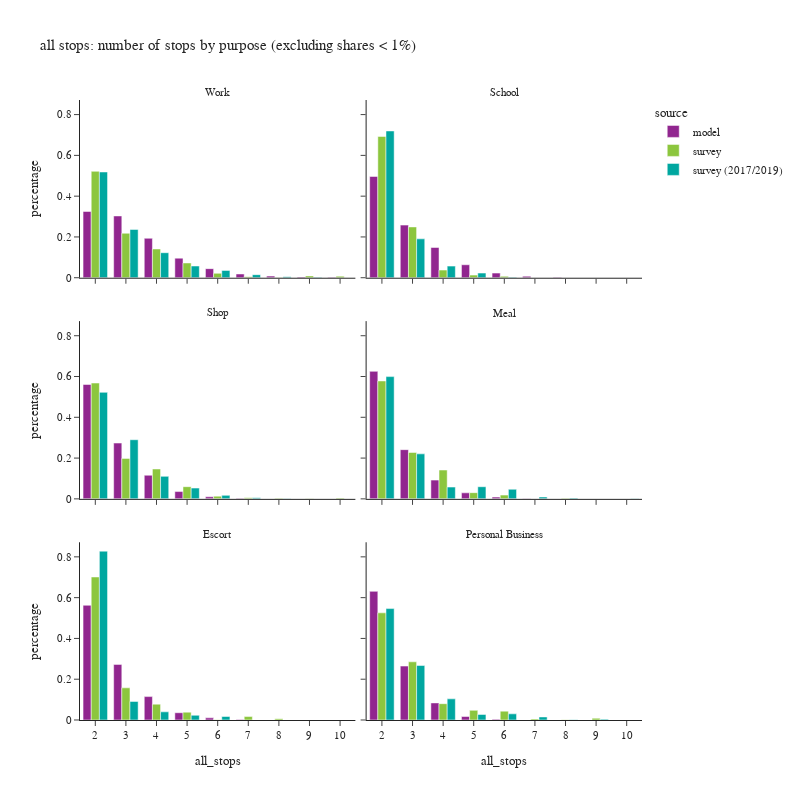

The cell this chart's notebook holds for it:
### Code cell
df_plot = df_tour.groupby(['all_stops','pdpurp_label','source'])['toexpfac'].sum().reset_index()
df_plot['percentage'] = df_plot.groupby(['pdpurp_label','source'], group_keys=False)['toexpfac']. \
    apply(lambda x: x / float(x.sum()))
df_plot2 = df_plot.loc[(df_plot['percentage'] > 0.001) & (df_plot['all_stops'] <= 10)]

fig = px.bar(df_plot2.sort_values(['source','pdpurp_label']),
             x="all_stops", y="percentage", color="source",barmode="group",
             facet_col='pdpurp_label', facet_col_wrap=2,
             hover_data=['toexpfac'],
             title="all stops: number of stops by purpose (excluding shares < 1%)")
fig.update_layout(height=800, width=800)
fig.for_each_annotation(lambda a: a.update(text = a.text.split("=")[-1]))
fig.for_each_xaxis(lambda a: a.update(dict(dtick = 1, categoryorder='category ascending')))
fig.show()

### Figure 1 — Plotly figure (JSON) as saved in the notebook; plotly's stock layout.template omitted (floating-point values rounded to 4 significant figures)
{"data": [{"alignmentgroup": "True", "customdata": [[493300.0], [460000.0], [293700.0], [145800.0], [67740.0], [28050.0], [12060.0], [5875.0], [3640.0]], "hovertemplate": "source=model<br>pdpurp_label=Work<br>all_stops=%{x}<br>percentage=%{y}<br>toexpfac=%{customdata[0]}<extra></extra>", "legendgroup": "model", "marker": {"color": "#91268F", "pattern": {"shape": ""}}, "name": "model", "offsetgroup": "model", "orientation": "v", "showlegend": true, "textposition": "auto", "type": "bar", "x": [2, 3, 4, 5, 6, 7, 8, 9, 10], "xaxis": "x5", "y": [0.3249, 0.303, 0.1934, 0.09603, 0.04462, 0.01848, 0.00794, 0.00387, 0.002398], "yaxis": "y5"}, {"alignmentgroup": "True", "customdata": [[258700.0], [134400.0], [77270.0], [33150.0], [11840.0], [3782.0], [1051.0]], "hovertemplate": "source=model<br>pdpurp_label=School<br>all_stops=%{x}<br>percentage=%{y}<br>toexpfac=%{customdata[0]}<extra></extra>", "legendgroup": "model", "marker": {"color": "#91268F", "pattern": {"shape": ""}}, "name": "model", "offsetgroup": "model", "orientation": "v", "showlegend": false, "textposition": "auto", "type": "bar", "x": [2, 3, 4, 5, 6, 7, 8], "xaxis": "x6", "y": [0.4966, 0.258, 0.1484, 0.06364, 0.02274, 0.007261, 0.002018], "yaxis": "y6"}, {"alignmentgroup": "True", "customdata": [[405900.0], [198100.0], [83850.0], [25960.0], [7369.0], [1891.0]], "hovertemplate": "source=model<br>pdpurp_label=Shop<br>all_stops=%{x}<br>percentage=%{y}<br>toexpfac=%{customdata[0]}<extra></extra>", "legendgroup": "model", "marker": {"color": "#91268F", "pattern": {"shape": ""}}, "name": "model", "offsetgroup": "model", "orientation": "v", "showlegend": false, "textposition": "auto", "type": "bar", "x": [2, 3, 4, 5, 6, 7], "xaxis": "x3", "y": [0.5609, 0.2737, 0.1159, 0.03587, 0.01018, 0.002613], "yaxis": "y3"}, {"alignmentgroup": "True", "customdata": [[243700.0], [94080.0], [35830.0], [11520.0], [3379.0], [901.0]], "hovertemplate": "source=model<br>pdpurp_label=Meal<br>all_stops=%{x}<br>percentage=%{y}<br>toexpfac=%{customdata[0]}<extra></extra>", "legendgroup": "model", "marker": {"color": "#91268F", "pattern": {"shape": ""}}, "name": "model", "offsetgroup": "model", "orientation": "v", "showlegend": false, "textposition": "auto", "type": "bar", "x": [2, 3, 4, 5, 6, 7], "xaxis": "x4", "y": [0.6253, 0.2413, 0.09192, 0.02956, 0.008669, 0.002311], "yaxis": "y4"}, {"alignmentgroup": "True", "customdata": [[365300.0], [177200.0], [74550.0], [23160.0], [6780.0], [1817.0]], "hovertemplate": "source=model<br>pdpurp_label=Escort<br>all_stops=%{x}<br>percentage=%{y}<br>toexpfac=%{customdata[0]}<extra></extra>", "legendgroup": "model", "marker": {"color": "#91268F", "pattern": {"shape": ""}}, "name": "model", "offsetgroup": "model", "orientation": "v", "showlegend": false, "textposition": "auto", "type": "bar", "x": [2, 3, 4, 5, 6, 7], "xaxis": "x", "y": [0.5625, 0.2727, 0.1148, 0.03566, 0.01044, 0.002797], "yaxis": "y"}, {"alignmentgroup": "True", "customdata": [[258400.0], [108300.0], [34310.0], [6989.0], [1333.0]], "hovertemplate": "source=model<br>pdpurp_label=Personal Business<br>all_stops=%{x}<br>percentage=%{y}<br>toexpfac=%{customdata[0]}<extra></extra>", "legendgroup": "model", "marker": {"color": "#91268F", "pattern": {"shape": ""}}, "name": "model", "offsetgroup": "model", "orientation": "v", "showlegend": false, "textposition": "auto", "type": "bar", "x": [2, 3, 4, 5, 6], "xaxis": "x2", "y": [0.6309, 0.2644, 0.08378, 0.01707, 0.003255], "yaxis": "y2"}, {"alignmentgroup": "True", "customdata": [[724900.0], [303000.0], [195900.0], [100700.0], [30080.0], [7292.0], [2342.0], [12180.0], [10310.0]], "hovertemplate": "source=survey<br>pdpurp_label=Work<br>all_stops=%{x}<br>percentage=%{y}<br>toexpfac=%{customdata[0]}<extra></extra>", "legendgroup": "survey", "marker": {"color": "#8CC63E", "pattern": {"shape": ""}}, "name": "survey", "offsetgroup": "survey", "orientation": "v", "showlegend": true, "textposition": "auto", "type": "bar", "x": [2, 3, 4, 5, 6, 7, 8, 9, 10], "xaxis": "x5", "y": [0.5218, 0.2181, 0.141, 0.07246, 0.02166, 0.005249, 0.001686, 0.008768, 0.007419], "yaxis": "y5"}, {"alignmentgroup": "True", "customdata": [[338900.0], [121900.0], [18370.0], [6294.0], [3328.0]], "hovertemplate": "source=survey<br>pdpurp_label=School<br>all_stops=%{x}<br>percentage=%{y}<br>toexpfac=%{customdata[0]}<extra></extra>", "legendgroup": "survey", "marker": {"color": "#8CC63E", "pattern": {"shape": ""}}, "name": "survey", "offsetgroup": "survey", "orientation": "v", "showlegend": false, "textposition": "auto", "type": "bar", "x": [2, 3, 4, 5, 6], "xaxis": "x6", "y": [0.6929, 0.2492, 0.03755, 0.01287, 0.006804], "yaxis": "y6"}, {"alignmentgroup": "True", "customdata": [[370800.0], [129600.0], [95580.0], [39010.0], [8743.0], [3197.0], [2329.0], [1082.0], [2491.0]], "hovertemplate": "source=survey<br>pdpurp_label=Shop<br>all_stops=%{x}<br>percentage=%{y}<br>toexpfac=%{customdata[0]}<extra></extra>", "legendgroup": "survey", "marker": {"color": "#8CC63E", "pattern": {"shape": ""}}, "name": "survey", "offsetgroup": "survey", "orientation": "v", "showlegend": false, "textposition": "auto", "type": "bar", "x": [2, 3, 4, 5, 6, 7, 8, 9, 10], "xaxis": "x3", "y": [0.568, 0.1985, 0.1464, 0.05975, 0.01339, 0.004897, 0.003567, 0.001658, 0.003815], "yaxis": "y3"}, {"alignmentgroup": "True", "customdata": [[203000.0], [79910.0], [49640.0], [10720.0], [6456.0], [1011.0]], "hovertemplate": "source=survey<br>pdpurp_label=Meal<br>all_stops=%{x}<br>percentage=%{y}<br>toexpfac=%{customdata[0]}<extra></extra>", "legendgroup": "survey", "marker": {"color": "#8CC63E", "pattern": {"shape": ""}}, "name": "survey", "offsetgroup": "survey", "orientation": "v", "showlegend": false, "textposition": "auto", "type": "bar", "x": [2, 3, 4, 5, 6, 8], "xaxis": "x4", "y": [0.5782, 0.2276, 0.1414, 0.03054, 0.01839, 0.002878], "yaxis": "y4"}, {"alignmentgroup": "True", "customdata": [[382200.0], [85910.0], [42370.0], [20990.0], [720.2], [9197.0], [3358.0]], "hovertemplate": "source=survey<br>pdpurp_label=Escort<br>all_stops=%{x}<br>percentage=%{y}<br>toexpfac=%{customdata[0]}<extra></extra>", "legendgroup": "survey", "marker": {"color": "#8CC63E", "pattern": {"shape": ""}}, "name": "survey", "offsetgroup": "survey", "orientation": "v", "showlegend": false, "textposition": "auto", "type": "bar", "x": [2, 3, 4, 5, 6, 7, 8], "xaxis": "x", "y": [0.7013, 0.1577, 0.07775, 0.03852, 0.001322, 0.01688, 0.006163], "yaxis": "y"}, {"alignmentgroup": "True", "customdata": [[181900.0], [98730.0], [27680.0], [16400.0], [15060.0], [1797.0], [547.6], [3016.0]], "hovertemplate": "source=survey<br>pdpurp_label=Personal Business<br>all_stops=%{x}<br>percentage=%{y}<br>toexpfac=%{customdata[0]}<extra></extra>", "legendgroup": "survey", "marker": {"color": "#8CC63E", "pattern": {"shape": ""}}, "name": "survey", "offsetgroup": "survey", "orientation": "v", "showlegend": false, "textposition": "auto", "type": "bar", "x": [2, 3, 4, 5, 6, 7, 8, 9], "xaxis": "x2", "y": [0.5254, 0.2853, 0.07999, 0.0474, 0.04351, 0.005191, 0.001582, 0.008715], "yaxis": "y2"}, {"alignmentgroup": "True", "customdata": [[847900.0], [387100.0], [200600.0], [93810.0], [58800.0], [24630.0], [8261.0], [3577.0]], "hovertemplate": "source=survey (2017/2019)<br>pdpurp_label=Work<br>all_stops=%{x}<br>percentage=%{y}<br>toexpfac=%{customdata[0]}<extra></extra>", "legendgroup": "survey (2017/2019)", "marker": {"color": "#00A7A0", "pattern": {"shape": ""}}, "name": "survey (2017/2019)", "offsetgroup": "survey (2017/2019)", "orientation": "v", "showlegend": true, "textposition": "auto", "type": "bar", "x": [2, 3, 4, 5, 6, 7, 8, 9], "xaxis": "x5", "y": [0.5186, 0.2368, 0.1227, 0.05737, 0.03597, 0.01507, 0.005052, 0.002188], "yaxis": "y5"}, {"alignmentgroup": "True", "customdata": [[378100.0], [100200.0], [29920.0], [11990.0], [1509.0]], "hovertemplate": "source=survey (2017/2019)<br>pdpurp_label=School<br>all_stops=%{x}<br>percentage=%{y}<br>toexpfac=%{customdata[0]}<extra></extra>", "legendgroup": "survey (2017/2019)", "marker": {"color": "#00A7A0", "pattern": {"shape": ""}}, "name": "survey (2017/2019)", "offsetgroup": "survey (2017/2019)", "orientation": "v", "showlegend": false, "textposition": "auto", "type": "bar", "x": [2, 3, 4, 5, 6], "xaxis": "x6", "y": [0.7198, 0.1907, 0.05695, 0.02283, 0.002872], "yaxis": "y6"}, {"alignmentgroup": "True", "customdata": [[410700.0], [228000.0], [86710.0], [41560.0], [13530.0], [4125.0], [958.6]], "hovertemplate": "source=survey (2017/2019)<br>pdpurp_label=Shop<br>all_stops=%{x}<br>percentage=%{y}<br>toexpfac=%{customdata[0]}<extra></extra>", "legendgroup": "survey (2017/2019)", "marker": {"color": "#00A7A0", "pattern": {"shape": ""}}, "name": "survey (2017/2019)", "offsetgroup": "survey (2017/2019)", "orientation": "v", "showlegend": false, "textposition": "auto", "type": "bar", "x": [2, 3, 4, 5, 6, 7, 8], "xaxis": "x3", "y": [0.5223, 0.29, 0.1103, 0.05286, 0.0172, 0.005246, 0.001219], "yaxis": "y3"}, {"alignmentgroup": "True", "customdata": [[221400.0], [81520.0], [21320.0], [21990.0], [17360.0], [3375.0], [1382.0], [371.0], [620.3]], "hovertemplate": "source=survey (2017/2019)<br>pdpurp_label=Meal<br>all_stops=%{x}<br>percentage=%{y}<br>toexpfac=%{customdata[0]}<extra></extra>", "legendgroup": "survey (2017/2019)", "marker": {"color": "#00A7A0", "pattern": {"shape": ""}}, "name": "survey (2017/2019)", "offsetgroup": "survey (2017/2019)", "orientation": "v", "showlegend": false, "textposition": "auto", "type": "bar", "x": [2, 3, 4, 5, 6, 7, 8, 9, 10], "xaxis": "x4", "y": [0.5995, 0.2207, 0.05773, 0.05954, 0.047, 0.009138, 0.00374, 0.001004, 0.001679], "yaxis": "y4"}, {"alignmentgroup": "True", "customdata": [[360100.0], [39600.0], [17410.0], [10040.0], [7440.0]], "hovertemplate": "source=survey (2017/2019)<br>pdpurp_label=Escort<br>all_stops=%{x}<br>percentage=%{y}<br>toexpfac=%{customdata[0]}<extra></extra>", "legendgroup": "survey (2017/2019)", "marker": {"color": "#00A7A0", "pattern": {"shape": ""}}, "name": "survey (2017/2019)", "offsetgroup": "survey (2017/2019)", "orientation": "v", "showlegend": false, "textposition": "auto", "type": "bar", "x": [2, 3, 4, 5, 6], "xaxis": "x", "y": [0.828, 0.09105, 0.04004, 0.02309, 0.01711], "yaxis": "y"}, {"alignmentgroup": "True", "customdata": [[445200.0], [217700.0], [84550.0], [22150.0], [24560.0], [12190.0], [902.1], [3342.0]], "hovertemplate": "source=survey (2017/2019)<br>pdpurp_label=Personal Business<br>all_stops=%{x}<br>percentage=%{y}<br>toexpfac=%{customdata[0]}<extra></extra>", "legendgroup": "survey (2017/2019)", "marker": {"color": "#00A7A0", "pattern": {"shape": ""}}, "name": "survey (2017/2019)", "offsetgroup": "survey (2017/2019)", "orientation": "v", "showlegend": false, "textposition": "auto", "type": "bar", "x": [2, 3, 4, 5, 6, 7, 8, 9], "xaxis": "x2", "y": [0.5463, 0.2671, 0.1037, 0.02718, 0.03014, 0.01495, 0.001107, 0.004101], "yaxis": "y2"}], "layout": {"annotations": [{"font": {}, "showarrow": false, "text": "Escort", "x": 0.245, "xanchor": "center", "xref": "paper", "y": 0.2867, "yanchor": "bottom", "yref": "paper"}, {"font": {}, "showarrow": false, "text": "Personal Business", "x": 0.755, "xanchor": "center", "xref": "paper", "y": 0.2867, "yanchor": "bottom", "yref": "paper"}, {"font": {}, "showarrow": false, "text": "Shop", "x": 0.245, "xanchor": "center", "xref": "paper", "y": 0.6433, "yanchor": "bottom", "yref": "paper"}, {"font": {}, "showarrow": false, "text": "Meal", "x": 0.755, "xanchor": "center", "xref": "paper", "y": 0.6433, "yanchor": "bottom", "yref": "paper"}, {"font": {}, "showarrow": false, "text": "Work", "x": 0.245, "xanchor": "center", "xref": "paper", "y": 1.0, "yanchor": "bottom", "yref": "paper"}, {"font": {}, "showarrow": false, "text": "School", "x": 0.755, "xanchor": "center", "xref": "paper", "y": 1.0, "yanchor": "bottom", "yref": "paper"}], "barmode": "group", "height": 800, "legend": {"title": {"text": "source"}, "tracegroupgap": 0}, "title": {"text": "all stops: number of stops by purpose (excluding shares < 1%)"}, "width": 800, "xaxis": {"anchor": "y", "categoryorder": "category ascending", "domain": [0.0, 0.49], "dtick": 1, "title": {"text": "all_stops"}}, "xaxis2": {"anchor": "y2", "categoryorder": "category ascending", "domain": [0.51, 1.0], "dtick": 1, "matches": "x", "title": {"text": "all_stops"}}, "xaxis3": {"anchor": "y3", "categoryorder": "category ascending", "domain": [0.0, 0.49], "dtick": 1, "matches": "x", "showticklabels": false}, "xaxis4": {"anchor": "y4", "categoryorder": "category ascending", "domain": [0.51, 1.0], "dtick": 1, "matches": "x", "showticklabels": false}, "xaxis5": {"anchor": "y5", "categoryorder": "category ascending", "domain": [0.0, 0.49], "dtick": 1, "matches": "x", "showticklabels": false}, "xaxis6": {"anchor": "y6", "categoryorder": "category ascending", "domain": [0.51, 1.0], "dtick": 1, "matches": "x", "showticklabels": false}, "yaxis": {"anchor": "x", "domain": [0.0, 0.2867], "title": {"text": "percentage"}}, "yaxis2": {"anchor": "x2", "domain": [0.0, 0.2867], "matches": "y", "showticklabels": false}, "yaxis3": {"anchor": "x3", "domain": [0.3567, 0.6433], "matches": "y", "title": {"text": "percentage"}}, "yaxis4": {"anchor": "x4", "domain": [0.3567, 0.6433], "matches": "y", "showticklabels": false}, "yaxis5": {"anchor": "x5", "domain": [0.7133, 1.0], "matches": "y", "title": {"text": "percentage"}}, "yaxis6": {"anchor": "x6", "domain": [0.7133, 1.0], "matches": "y", "showticklabels": false}}}
